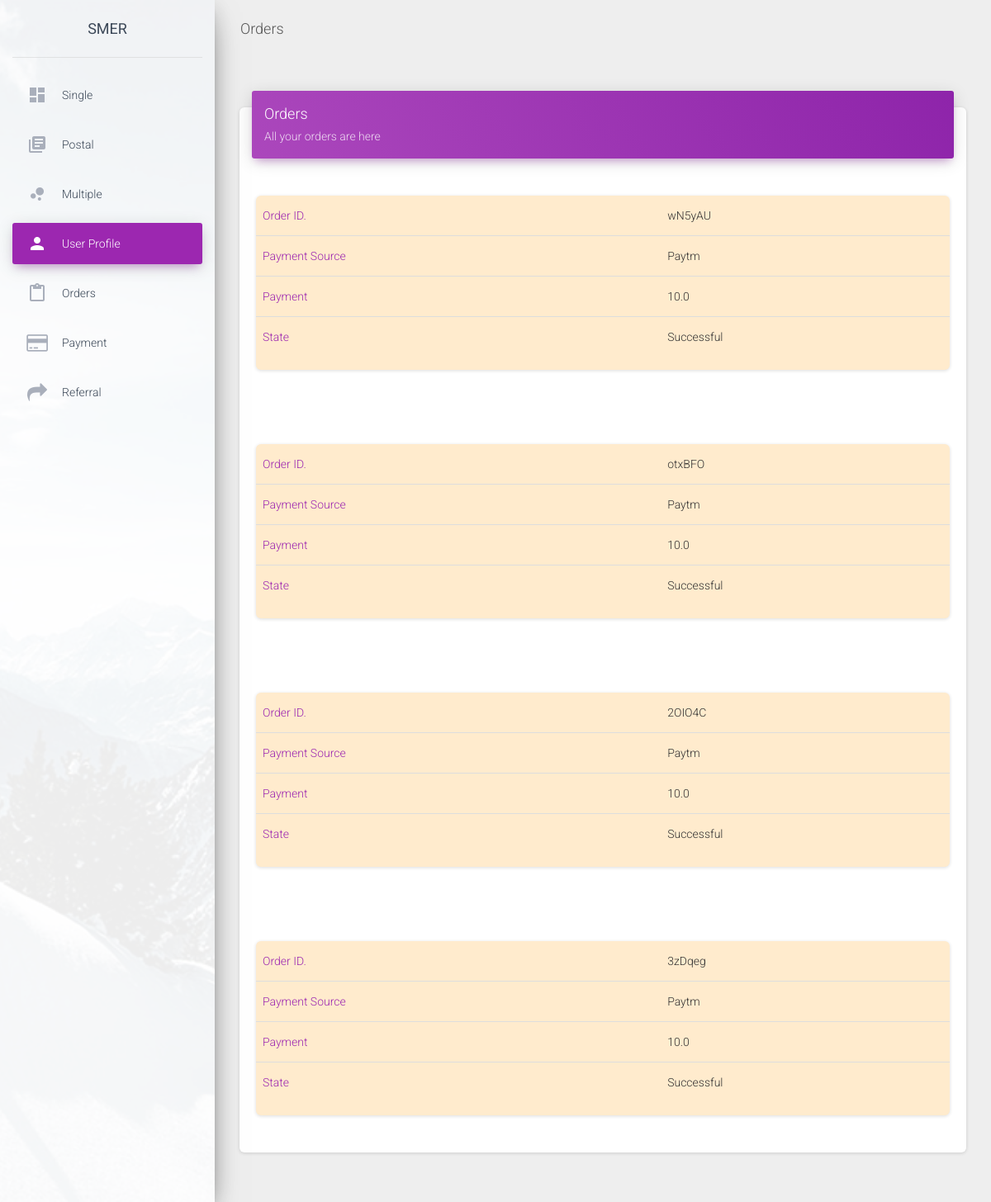
Page /profile/orders (signed in) on the committed database.
### paytm/models.py (models this page shows, shortened)
class PaytmHistory(models.Model):
    user = models.ForeignKey(settings.AUTH_USER_MODEL, related_name='rel_payment_paytm' , on_delete=models.CASCADE)
    ORDERID = models.CharField('ORDER ID', max_length=30)
    TXNDATE = models.DateTimeField('TXN DATE', default=timezone.now)
    TXNID = models.CharField('TXN ID', max_length = 50)
    BANKTXNID = models.IntegerField('BANK TXN ID', null=True, blank=True)
    BANKNAME = models.CharField('BANK NAME', max_length=50, null=True, blank=True)
    RESPCODE = models.IntegerField('RESP CODE')
    PAYMENTMODE = models.CharField('PAYMENT MODE', max_length=10, null=True, blank=True)
    CURRENCY = models.CharField('CURRENCY', max_length=4, null=True, blank=True)
    GATEWAYNAME = models.CharField("GATEWAY NAME", max_length=30, null=True, blank=True)
    MID = models.CharField(max_length=40)
    RESPMSG = models.TextField('RESP MSG', max_length=250)
    TXNAMOUNT = models.FloatField('TXN AMOUNT')
    STATUS = models.CharField('STATUS', max_length=12)
    class Meta:
        app_label = 'paytm'

### user_profile/views.py (the view)
# urls.py: path('orders', views.orders.as_view())
class orders(View):
    def get(self, request):
        user_obj = User.objects.get(username = request.user.username)
        orders = list(user_obj.rel_payment_paytm.all().values())
        print('orders ', orders)
        return render(request, 'orders.html', {"msg": "success", "orders": orders})

### user_profile/templates/orders.html (shortened to what this page needs)
<!DOCTYPE html>
<html lang="en">
<head>
  <link rel="stylesheet" href="https://maxcdn.bootstrapcdn.com/font-awesome/latest/css/font-awesome.min.css">
  <link href="/static/assets/css/material-dashboard.css?v=2.1.1" rel="stylesheet" />
  <link href="/static/assets/demo/demo.css" rel="stylesheet" />
</head>
<body class="">
  <div class="wrapper ">
    <div class="sidebar" data-color="purple" data-background-color="white" data-image="/static/assets/img/sidebar-1.jpg">
      <div class="logo">
        <a href="http://www.creative-tim.com" class="simple-text logo-normal">
          SMER
        </a>
      </div>
      <div class="sidebar-wrapper">
          <ul class="nav">
              <li class="nav-item">
                <a class="nav-link" href="{% url 'get_single' %}">
                  <i class="material-icons">dashboard</i>
                  <p>Single</p>
                </a>
              </li>
              <li class="nav-item ">
                <a class="nav-link" href="{% url 'get_postal' %}">
                  <i class="material-icons">library_books</i>
                  <p>Postal</p>
                </a>
              </li>
              <li class="nav-item ">
                <a class="nav-link" href="{% url 'get_multiple' %}">
                  <i class="material-icons">bubble_chart</i>
                  <p>Multiple</p>
                </a>
              </li>
              <li class="nav-item active">
                <a class="nav-link" href="{% url 'get_user_profile' %}">
                  <i class="material-icons">person</i>
                  <p>User Profile</p>
                </a>
              </li>
              <li class="nav-item ">
                <a class="nav-link" href="/profile/orders">
                  <i class="material-icons">content_paste</i>
                  <p>orders</p>
                </a>
              </li>
              <li class="nav-item ">
                <a class="nav-link" href="/paytm/payment">
                  <i class="fa fa-credit-card fa-xs" aria-hidden="true"></i>
                  <p>payment</p>
                </a>
              </li>
              <li class="nav-item ">
                <a class="nav-link" href="./referral.html">
                  <i class="fa fa-share fa-xs" aria-hidden="true"></i>
                  <p>referral</p>
                </a>
              </li>
            </ul>
      </div>
    </div>
    <div class="main-panel">
      <nav class="navbar navbar-expand-lg navbar-transparent navbar-absolute fixed-top ">
        <div class="container-fluid">
          <div class="navbar-wrapper">
            <a class="navbar-brand" href="#pablo">Orders</a>
          </div>
        </div>
      </nav>
      <div class="content">
          <div class="container-fluid">
            <div class="row">
              <div class="col-md-12">
                <div class="card">
                  <div class="card-header card-header-primary">
                    <h4 class="card-title ">Orders</h4>
                    <p class="card-category"> All your orders are here</p>
                  </div>
                  {% for order in orders %}
                  <div class="card-body">
                    <div class="row">
                      <div class="col-sm">
                          <div class="card" style="background-color: blanchedalmond;">
                      <table class="table">
                        <tbody>
                          <tr>
                              <td class="text-primary">
                                  Order ID.
                                </td>
                                <td>
                                  {{order.ORDERID}}
                                </td>
                          </tr>
                          <tr>
                              <td class="text-primary">
                                  Payment Source
                                </td>
                                <td>
                                  Paytm
                                </td>
                          </tr>
                          <tr>
                              <td class="text-primary">
                                  Payment
                                </td>
                                <td>
                                  {{order.TXNAMOUNT}}
                                </td>
                          </tr>
                          <tr>
                              <td class="text-primary">
                                  State
                                </td>
                                <td>
                                  {% if order.STATUS == 'TXN_SUCCESS'%}
                                     Successful
                                     {% else %}
                                    Failes
                                  {% endif %}
                                </td>
                          </tr>
                        </tbody>
                      </table>
                            </div>
                          </div>
                              </div>
                        </div>
                      {% endfor%}
                      </div>
                  </div>
                </div>
              </div>
            </div>
          </div>
        </div>
      <footer class="footer">
          <div class="container-fluid">
            <nav class="float-left">
              <ul>
                <li>
                  <a href="#">
                  </a>
                </li>
                <li>
                  <a href="#">
                  </a>
                </li>
              </ul>
            </nav>
            <div class="copyright float-right">
              <a href="#" target="_blank">SMER</a>
            </div>
          </div>
        </footer>
</body>
</html>

### rows in the picture
PaytmHistory: ORDERID "wN5yAU", TXNAMOUNT "10.0", STATUS "Successful"
PaytmHistory: ORDERID "otxBFO", TXNAMOUNT "10.0", STATUS "Successful"
PaytmHistory: ORDERID "2OIO4C", TXNAMOUNT "10.0", STATUS "Successful"
PaytmHistory: ORDERID "3zDqeg", TXNAMOUNT "10.0", STATUS "Successful"
